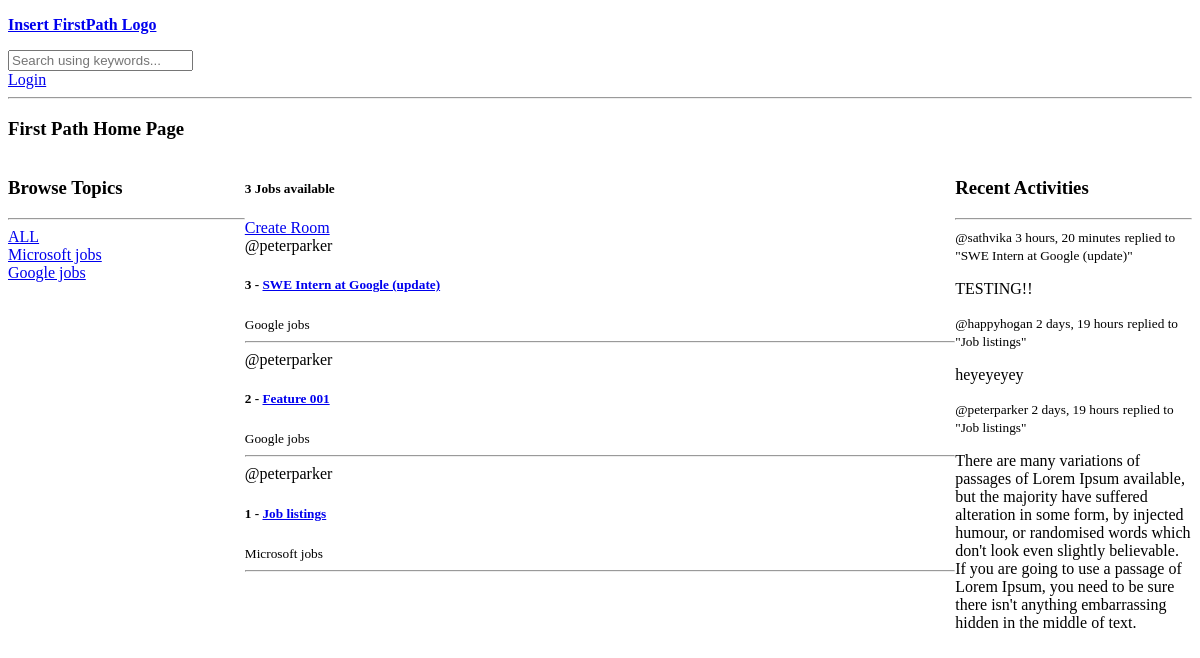
Before: / with the older database file.
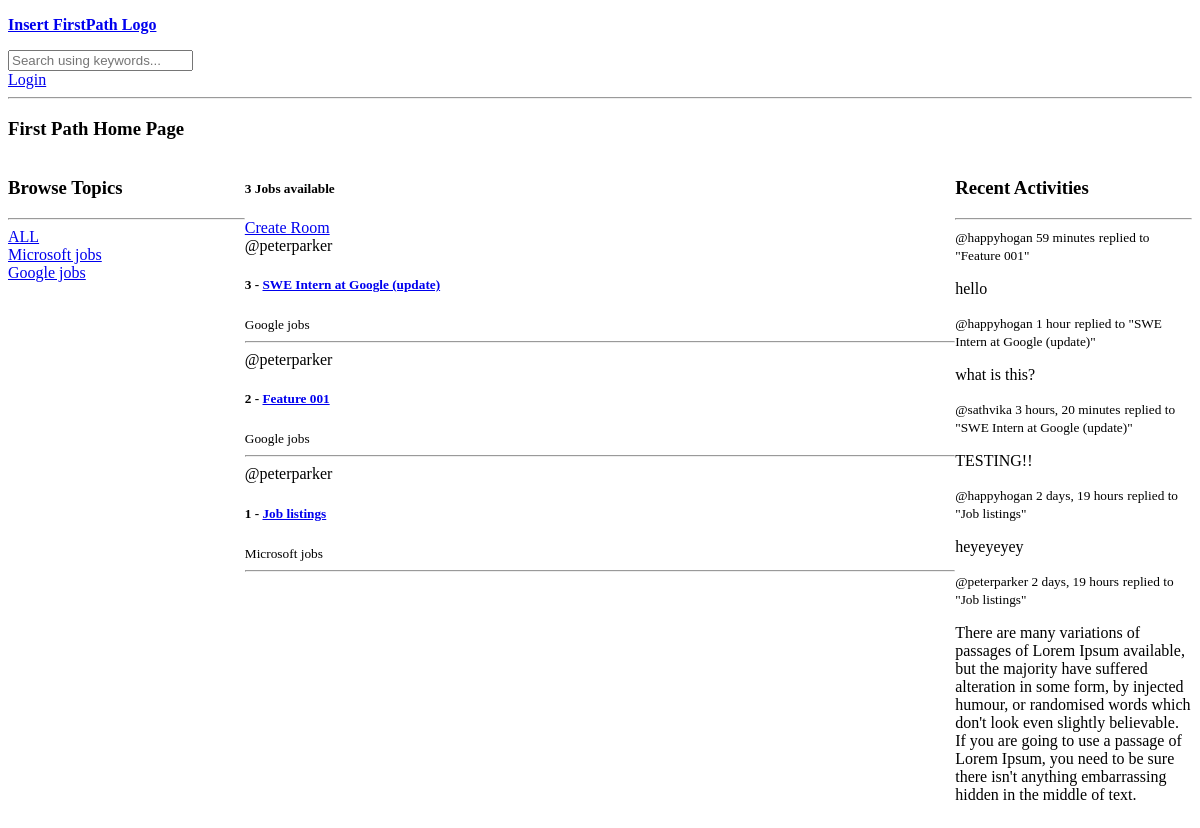
After: the same page with the newer database file.
### base/models.py (models this page shows, shortened)
class Topic(models.Model):
    name = models.CharField(max_length=200)

class Room(models.Model):
    host = models.ForeignKey(User, on_delete=models.SET_NULL, null=True)
    topic = models.ForeignKey(Topic, on_delete=models.SET_NULL, null=True)
    name = models.CharField(max_length=200)
    description = models.TextField(null=True, blank=True)
    participants= models.ManyToManyField(User, related_name='participants', blank=True)
    updated = models.DateTimeField(auto_now=True)
    created = models.DateTimeField(auto_now_add=True)
    class Meta:
        ordering = ['-updated', '-created']
    def __str__(self):
        return self.name

class Message(models.Model):
    user = models.ForeignKey(User, on_delete=models.CASCADE)
    room = models.ForeignKey(Room, on_delete=models.CASCADE)
    body = models.TextField()
    updated = models.DateTimeField(auto_now=True)
    created = models.DateTimeField(auto_now_add=True)
    class Meta:
        ordering = ['-updated', '-created']

### base/views.py (the view)
# urls.py: path('', views.home, name='home'),
def home(request):
    q = request.GET.get('q') if request.GET.get('q') != None else ''
    rooms = Room.objects.filter(
        Q(topic__name__icontains=q) |
        Q(name__icontains=q) |
        Q(description__icontains=q)
    )
    topics = Topic.objects.all()
    room_count = rooms.count() #use for total no. of jobs
    room_messages = Message.objects.all()
    context = {'rooms': rooms, 'topics': topics, 'room_count': room_count, 'room_messages': room_messages}
    return render(request, 'base/home.html', context)

### base/templates/base/home.html (shortened to what this page needs)
{% extends 'main.html' %}
{% block content %}
<h3>First Path Home Page</h3>
<div class="home-container">
    <div>
        <h3>Browse Topics</h3>
        <hr>
        <div>
            <a href="{% url 'home' %}">ALL</a>
        </div>
        {% for topic in topics %}
        <div>
            <a href="{% url 'home' %}?q={{topic.name}}">{{topic.name}}</a>
        </div>
        {% endfor %}
    </div>
    <div>
        <h5>{{room_count}} Jobs available</h5>
        <a href="{% url 'create-room' %}">Create Room</a>
        <div>
            {% for room in rooms %}
            <div>
                <span>@{{room.host.username}}</span>
                <h5>{{room.id}} - <a href="{% url 'room' room.id%}">{{room.name}}</a></h5>
                <small>{{room.topic.name}}</small>
                <hr>
            </div>
            {% endfor %}
        </div>
    </div>
    <div>
        <h3>Recent Activities</h3>
        <hr>
        {% for message in room_messages %}
        <div>
            <small>@{{message.user}} {{message.created|timesince}}</small>
            <small>replied to "{{message.room}}"</small>
            <p>{{message.body}}</p>
        </div>
        {% endfor %}
    </div>
</div>
{% endblock content %}

### templates/main.html (shortened to what this page needs)
<!DOCTYPE html>
<html>
<head>
</head>
<body>
    {% include 'navbar.html' %}
    {% block content %}
    {% endblock %}
</body>
</html>

### templates/navbar.html
<a href="/">
    <strong><p>Insert FirstPath Logo</p></strong>
</a>
<form method="GET" action="{% url 'home' %}">
    <input type="text" name="q" placeholder="Search using keywords..." />
</form>
{% if request.user.is_authenticated %}
<em><p>Hi {{request.user}}</p></em>
<a href="{%url 'logout'%}">Logout</a>
{% else %}
<a href="{%url 'login'%}">Login</a>
{% endif %}
<hr>

### base/templates/base/home.html (style rules this page uses)
.home-container { display: grid; grid-template-columns: 1fr 3fr 1fr; }

Changed rows visible on the page:
added Message: user "happyhogan", created "59 minutes", room "Feature 001", body "hello"
added Message: user "happyhogan", created "1 hour", room "SWE Intern at Google (update)", body "what is this?"
